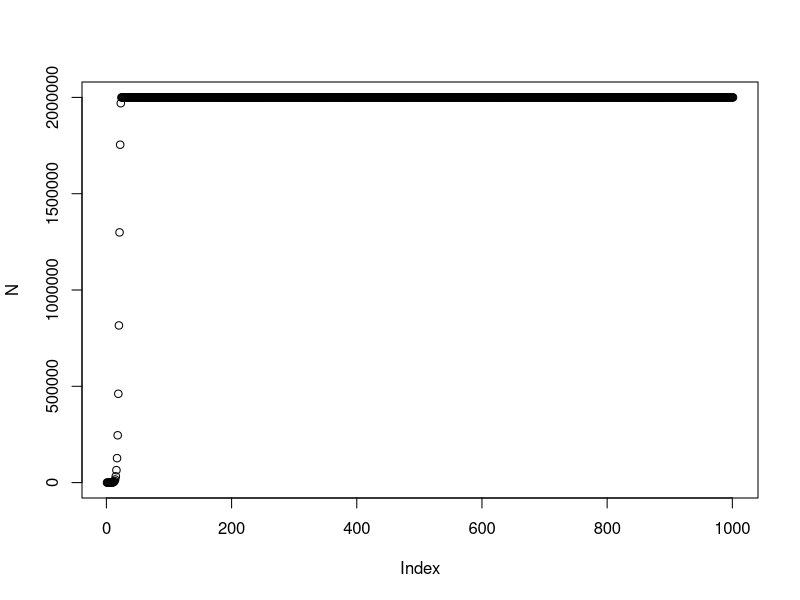

Reproduce this figure in R.
# Model to describe a logistic population growth

N0 = 2 # initial population
r = 0.02 #instantaneous growth rate
K = 2 * 10^6 #carrying capacity
T_max = 1000 # simulation time limit
dt = 1 # integration time interval


N <- c()
N <- c(N0, N)

for (i in 1:T_max) {
  N = c(N, N[i] + N[i]*dt*(1 - N[i]/K))
}

plot(N)
